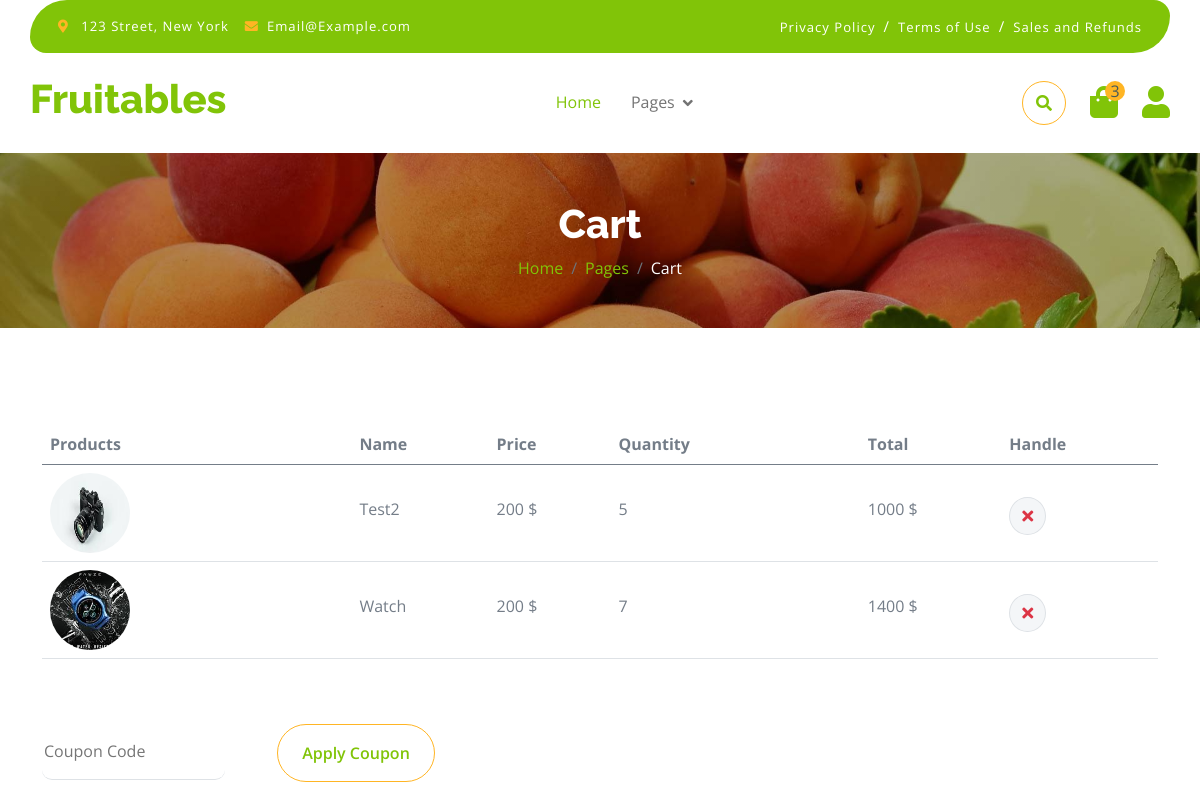
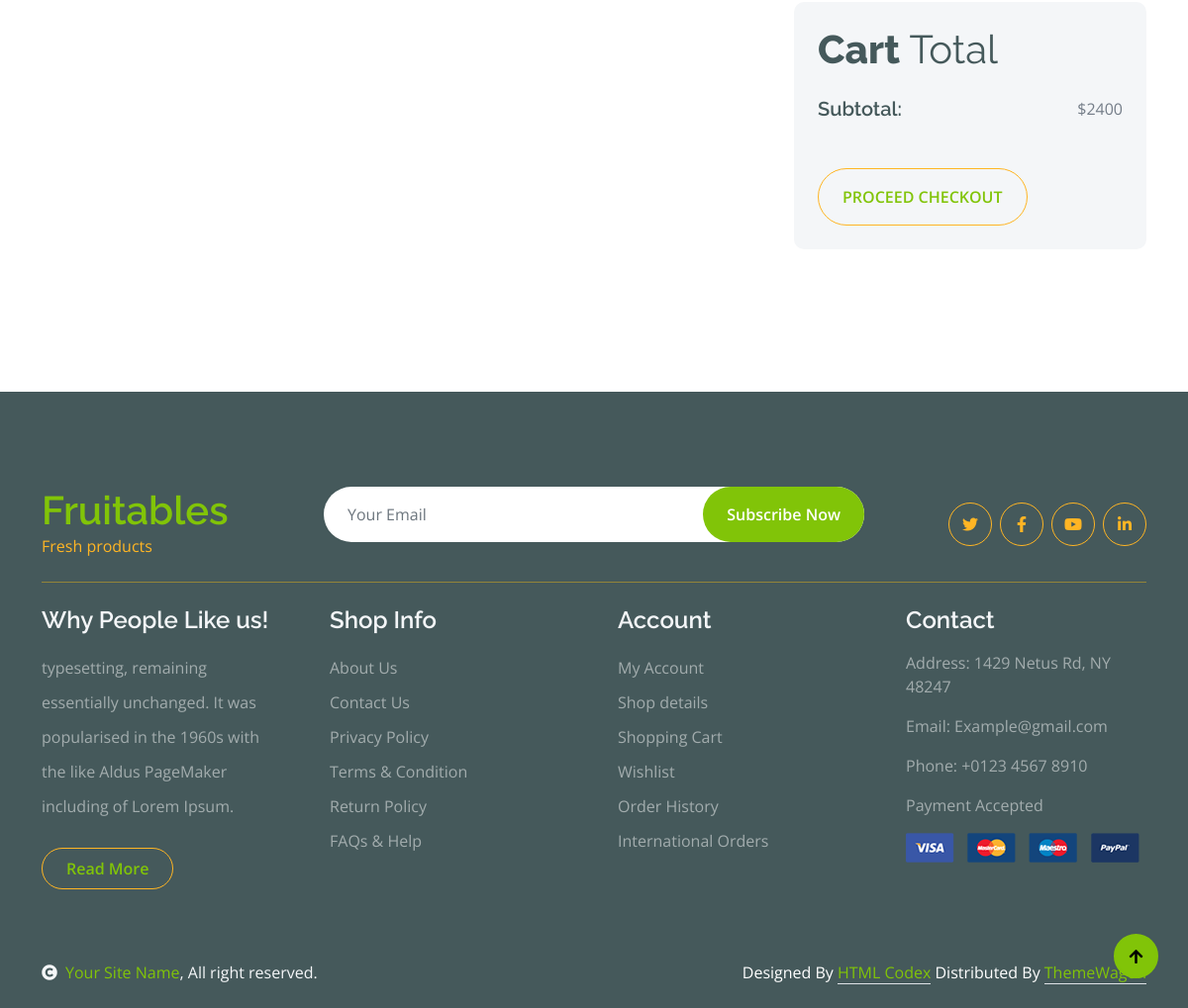
Screenshot of /cart/ (signed in) with the database file from the repository (2 pictures, top to bottom).
### ecomWebApp/models.py (models this page shows)
class CartProduct(models.Model):
    user_id = models.ForeignKey(User, on_delete=models.CASCADE)
    product_id = models.ForeignKey(Product, on_delete=models.CASCADE)
    qty = models.IntegerField()
    total_amount =  models.IntegerField()
    slug = models.CharField(max_length=50, unique=True, default=uuid.uuid4)
    created_at = models.DateTimeField(auto_now_add=True)

class Product(models.Model):
    category = models.ForeignKey(Category, null=True, blank=True, on_delete=models.CASCADE)
    name = models.CharField(max_length=100, null=False)
    image =models.ImageField()
    stock = models.CharField(max_length=100)
    price = models.IntegerField(null=True, blank=True)
    slug = models.CharField(max_length=50, unique=True, default=uuid.uuid4)
    created_at = models.DateTimeField(auto_now_add=True)

### ecomWebApp/views.py (the view)
# urls.py: path('cart/' , CartListView.as_view(), name="cart"),
class CartListView(ListView):
    model = CartProduct
    template_name = 'userpanel/cart.html'
    context_object_name = 'cart'
    def get_queryset(self):
        return CartProduct.objects.filter(user_id=self.request.user.id)
    def get_context_data(self, **kwargs):
        context = super().get_context_data(**kwargs)
        cart_total = CartProduct.objects.filter(user_id=self.request.user.id).aggregate(Sum('total_amount'))
        context['cartTotal'] = cart_total
        return context

### templates/userpanel/cart.html (shortened to what this page needs)
<!DOCTYPE html>
<html lang="en">
{% extends 'userpanel/basefile/base.html' %}
{% load static %}
   {% block body%}
    <body>
        {% include 'userpanel/basefile/navbar.html' %}
        <div class="container-fluid page-header py-5">
            <h1 class="text-center text-white display-6">Cart</h1>
            <ol class="breadcrumb justify-content-center mb-0">
                <li class="breadcrumb-item"><a href="#">Home</a></li>
                <li class="breadcrumb-item"><a href="#">Pages</a></li>
                <li class="breadcrumb-item active text-white">Cart</li>
            </ol>
        </div>
        <div class="container-fluid py-5">
            <div class="container py-5">
                <div class="table-responsive">
                    <table class="table">
                        <thead>
                          <tr>
                            <th scope="col">Products</th>
                            <th scope="col">Name</th>
                            <th scope="col">Price</th>
                            <th scope="col">Quantity</th>
                            <th scope="col">Total</th>
                            <th scope="col">Handle</th>
                          </tr>
                        </thead>
                        <tbody>
                            {% for i in cart%}
                            <tr>
                                <th scope="row">
                                    <div class="d-flex align-items-center">
                                        <img src="{{i.product_id.image.url}}" class="img-fluid me-5 rounded-circle" style="width: 80px; height: 80px;" alt="">
                                    </div>
                                </th>
                                <td>
                                    <p class="mb-0 mt-4">{{i.product_id.name}}</p>
                                </td>
                                <td>
                                    <p class="mb-0 mt-4">{{i.product_id.price}} $</p>
                                </td>
                                <td>
                                    <div class="input-group quantity mt-4" style="width: 100px;">
                                       <p>{{i.qty}}</p>
                                    </div>
                                </td>
                                <td>
                                    <p class="mb-0 mt-4">{{i.total_amount}} $</p>
                                </td>
                                <td>
                                    <form  action="{% url  'removeCartItemsView' i.id %}" method="POST">
                                        <button type="submit" class="btn btn-md rounded-circle bg-light border mt-4" >
                                            <i class="fa fa-times text-danger"></i>
                                        </button>
                                    </form>
                                </td>
                            </tr>
                            {% endfor %}
                        </tbody>
                    </table>
                </div>
                <div class="mt-5">
                    <input type="text" class="border-0 border-bottom rounded me-5 py-3 mb-4" placeholder="Coupon Code">
                    <button class="btn border-secondary rounded-pill px-4 py-3 text-primary" type="button">Apply Coupon</button>
                </div>
                <div class="row g-4 justify-content-end">
                    <div class="col-8"></div>
                    <div class="col-sm-8 col-md-7 col-lg-6 col-xl-4">
                        <div class="bg-light rounded">
                            <div class="p-4">
                                <h1 class="display-6 mb-4">Cart <span class="fw-normal">Total</span></h1>
                                <div class="d-flex justify-content-between mb-4">
                                    <h5 class="mb-0 me-4">Subtotal:</h5>
                                    <p class="mb-0">${{cartTotal.total_amount__sum}}</p>
                                </div>
                            </div>
                            <button class="btn border-secondary rounded-pill px-4 py-3 text-primary text-uppercase mb-4 ms-4" type="button">Proceed Checkout</button>
                        </div>
                    </div>
                </div>
            </div>
        </div>
        <div class="container-fluid bg-dark text-white-50 footer pt-5 mt-5">
            <div class="container py-5">
                <div class="pb-4 mb-4" style="border-bottom: 1px solid rgba(226, 175, 24, 0.5) ;">
                    <div class="row g-4">
                        <div class="col-lg-3">
                            <a href="#">
                                <h1 class="text-primary mb-0">Fruitables</h1>
                                <p class="text-secondary mb-0">Fresh products</p>
                            </a>
                        </div>
                        <div class="col-lg-6">
                            <div class="position-relative mx-auto">
                                <input class="form-control border-0 w-100 py-3 px-4 rounded-pill" type="number" placeholder="Your Email">
                                <button type="submit" class="btn btn-primary border-0 border-secondary py-3 px-4 position-absolute rounded-pill text-white" style="top: 0; right: 0;">Subscribe Now</button>
                            </div>
                        </div>
                        <div class="col-lg-3">
                            <div class="d-flex justify-content-end pt-3">
                                <a class="btn  btn-outline-secondary me-2 btn-md-square rounded-circle" href=""><i class="fab fa-twitter"></i></a>
                                <a class="btn btn-outline-secondary me-2 btn-md-square rounded-circle" href=""><i class="fab fa-facebook-f"></i></a>
                                <a class="btn btn-outline-secondary me-2 btn-md-square rounded-circle" href=""><i class="fab fa-youtube"></i></a>
                                <a class="btn btn-outline-secondary btn-md-square rounded-circle" href=""><i class="fab fa-linkedin-in"></i></a>
                            </div>
                        </div>
                    </div>
                </div>
                <div class="row g-5">
                    <div class="col-lg-3 col-md-6">
                        <div class="footer-item">
                            <h4 class="text-light mb-3">Why People Like us!</h4>
                            <p class="mb-4">typesetting, remaining essentially unchanged. It was
                                popularised in the 1960s with the like Aldus PageMaker including of Lorem Ipsum.</p>
                            <a href="" class="btn border-secondary py-2 px-4 rounded-pill text-primary">Read More</a>
                        </div>
                    </div>
                    <div class="col-lg-3 col-md-6">
                        <div class="d-flex flex-column text-start footer-item">
                            <h4 class="text-light mb-3">Shop Info</h4>
                            <a class="btn-link" href="">About Us</a>
                            <a class="btn-link" href="">Contact Us</a>
                            <a class="btn-link" href="">Privacy Policy</a>
                            <a class="btn-link" href="">Terms & Condition</a>
                            <a class="btn-link" href="">Return Policy</a>
                            <a class="btn-link" href="">FAQs & Help</a>
                        </div>
                    </div>
                    <div class="col-lg-3 col-md-6">
                        <div class="d-flex flex-column text-start footer-item">
                            <h4 class="text-light mb-3">Account</h4>
                            <a class="btn-link" href="">My Account</a>
                            <a class="btn-link" href="">Shop details</a>
                            <a class="btn-link" href="">Shopping Cart</a>
                            <a class="btn-link" href="">Wishlist</a>
                            <a class="btn-link" href="">Order History</a>
                            <a class="btn-link" href="">International Orders</a>
                        </div>
                    </div>
                    <div class="col-lg-3 col-md-6">
                        <div class="footer-item">
                            <h4 class="text-light mb-3">Contact</h4>
                            <p>Address: 1429 Netus Rd, NY 48247</p>
                            <p>Email: Example@gmail.com</p>
                            <p>Phone: +0123 4567 8910</p>
                            <p>Payment Accepted</p>
                            <img src="img/payment.png" class="img-fluid" alt="">
                        </div>
                    </div>
                </div>
            </div>
        </div>
        <div class="container-fluid copyright bg-dark py-4">
            <div class="container">
                <div class="row">
                    <div class="col-md-6 text-center text-md-start mb-3 mb-md-0">
                        <span class="text-light"><a href="#"><i class="fas fa-copyright text-light me-2"></i>Your Site Name</a>, All right reserved.</span>
                    </div>
                    <div class="col-md-6 my-auto text-center text-md-end text-white">
                        Designed By <a class="border-bottom" href="https://htmlcodex.com">HTML Codex</a> Distributed By <a class="border-bottom" href="https://themewagon.com">ThemeWagon</a>
                    </div>
                </div>
            </div>
        </div>
        <a href="#" class="btn btn-primary border-3 border-primary rounded-circle back-to-top"><i class="fa fa-arrow-up"></i></a>
    </body>
{% endblock body %}

### templates/userpanel/basefile/base.html (shortened to what this page needs)
{% load static %}
<head>
    <link rel="stylesheet" href="https://use.fontawesome.com/releases/v5.15.4/css/all.css"/>
    <link href="https://cdn.jsdelivr.net/npm/bootstrap-icons@1.4.1/font/bootstrap-icons.css" rel="stylesheet">
    <link href="{% static 'userpanel/lib/lightbox/css/lightbox.min.css'%}" rel="stylesheet">
    <link href="{% static 'userpanel/lib/owlcarousel/assets/owl.carousel.min.css'%}" rel="stylesheet">
    <link href="{% static 'userpanel/css/bootstrap.min.css'%}" rel="stylesheet">
    <link href="{% static 'userpanel/css/style.css'%}" rel="stylesheet">
    <link rel="stylesheet" href="https://cdnjs.cloudflare.com/ajax/libs/toastr.js/latest/css/toastr.min.css">
</head>
{% block body %} {% endblock body %}

### templates/userpanel/basefile/navbar.html (shortened to what this page needs)
{% load static %}
<div class="container-fluid fixed-top">
    <div class="container topbar bg-primary d-none d-lg-block">
        <div class="d-flex justify-content-between">
            <div class="top-info ps-2">
                <small class="me-3"><i class="fas fa-map-marker-alt me-2 text-secondary"></i> <a href="#" class="text-white">123 Street, New York</a></small>
                <small class="me-3"><i class="fas fa-envelope me-2 text-secondary"></i><a href="#" class="text-white">Email@Example.com</a></small>
            </div>
            <div class="top-link pe-2">
                <a href="#" class="text-white"><small class="text-white mx-2">Privacy Policy</small>/</a>
                <a href="#" class="text-white"><small class="text-white mx-2">Terms of Use</small>/</a>
                <a href="#" class="text-white"><small class="text-white ms-2">Sales and Refunds</small></a>
            </div>
        </div>
    </div>
    <div class="container px-0">
        <nav class="navbar navbar-light bg-white navbar-expand-xl">
            <a href="/" class="navbar-brand"><h1 class="text-primary display-6">Fruitables</h1></a>
            <div class="collapse navbar-collapse bg-white" id="navbarCollapse">
                <div class="navbar-nav mx-auto">
                    <a href="/" class="nav-item nav-link active">Home</a>
                    <div class="nav-item dropdown">
                        <a href="#" class="nav-link dropdown-toggle" data-bs-toggle="dropdown">Pages</a>
                    </div>
                </div>
                <div class="d-flex m-3 me-0">
                    <button class="btn-search btn border border-secondary btn-md-square rounded-circle bg-white me-4" data-bs-toggle="modal" data-bs-target="#searchModal"><i class="fas fa-search text-primary"></i></button>
                    <a href="/cart/" class="position-relative me-4 my-auto">
                        <i class="fa fa-shopping-bag fa-2x"></i>
                        <span class="position-absolute bg-secondary rounded-circle d-flex align-items-center justify-content-center text-dark px-1" style="top: -5px; left: 15px; height: 20px; min-width: 20px;">3</span>
                    </a>
                    {% if request.user.is_authenticated %}
                    <a href="/logout/" class="my-auto">
                        <i class="fas fa-user fa-2x"></i>
                    </a>
                    {% else %}
                    <a href="/signup/" class="my-auto">
                        <i class="fas fa-user fa-2x"></i>
                    </a>
                    {% endif %}
                </div>
            </div>
        </nav>
    </div>
</div>

### static/userpanel/css/style.css (style rules this page uses)
.back-to-top { position: fixed; right: 30px; bottom: 30px; display: flex; width: 45px; height: 45px; align-items: center; justify-content: center; transition: 0.5s; z-index: 99; }
.btn { font-weight: 600; transition: .5s; }
.btn-md-square { width: 44px; height: 44px; }
.btn-square, .btn-sm-square, .btn-md-square, .btn-lg-square { padding: 0; display: flex; align-items: center; justify-content: center; font-weight: normal; }
.btn.border-secondary { transition: 0.5s; }
.fixed-top { transition: 0.5s; background: var(--bs-white); border: 0; }
.topbar { padding: 20px; border-radius: 230px 100px; }
.topbar .top-info { font-size: 15px; line-height: 0; letter-spacing: 1px; display: flex; align-items: center; }
.topbar .top-link { font-size: 15px; line-height: 0; letter-spacing: 1px; display: flex; align-items: center; }
.topbar .top-link a { letter-spacing: 1px; }
.navbar .navbar-nav .nav-link { padding: 10px 15px; font-size: 16px; transition: .5s; }
.navbar { height: 100px; border-bottom: 1px solid rgba(255, 255, 255, .1); }
.navbar .navbar-nav .nav-link:hover, .navbar .navbar-nav .nav-link.active, .fixed-top.bg-white .navbar .navbar-nav .nav-link:hover, .fixed-top.bg-white .navbar .navbar-nav .nav-link.active { color: var(--bs-primary); }
.navbar .dropdown-toggle::after { border: none; content: "\f107"; font-family: "Font Awesome 5 Free"; font-weight: 700; vertical-align: middle; margin-left: 8px; }
.page-header { position: relative; background: linear-gradient(rgba(0, 0, 0, 0.3), rgba(0, 0, 0, 0.3)), url(../img/cart-page-header-img.jpg); background-position: center center; background-repeat: no-repeat; background-size: cover; }
@media (min-width: 992px) { .hero-header, .page-header { margin-top: 152px !important; } }
.footer .footer-item .btn-link { line-height: 35px; color: rgba(255, 255, 255, .5); transition: 0.5s; }
.footer .footer-item p.mb-4 { line-height: 35px; }

### rows the page displays
CartProduct: product_id.image (picture), product_id.name "Test2", product_id.price "200", qty "5", total_amount "1000"
CartProduct: product_id.image (picture), product_id.name "Watch", product_id.price "200", qty "7", total_amount "1400"

### other values shown
{{ cartTotal.total_amount__sum }} "2400"
